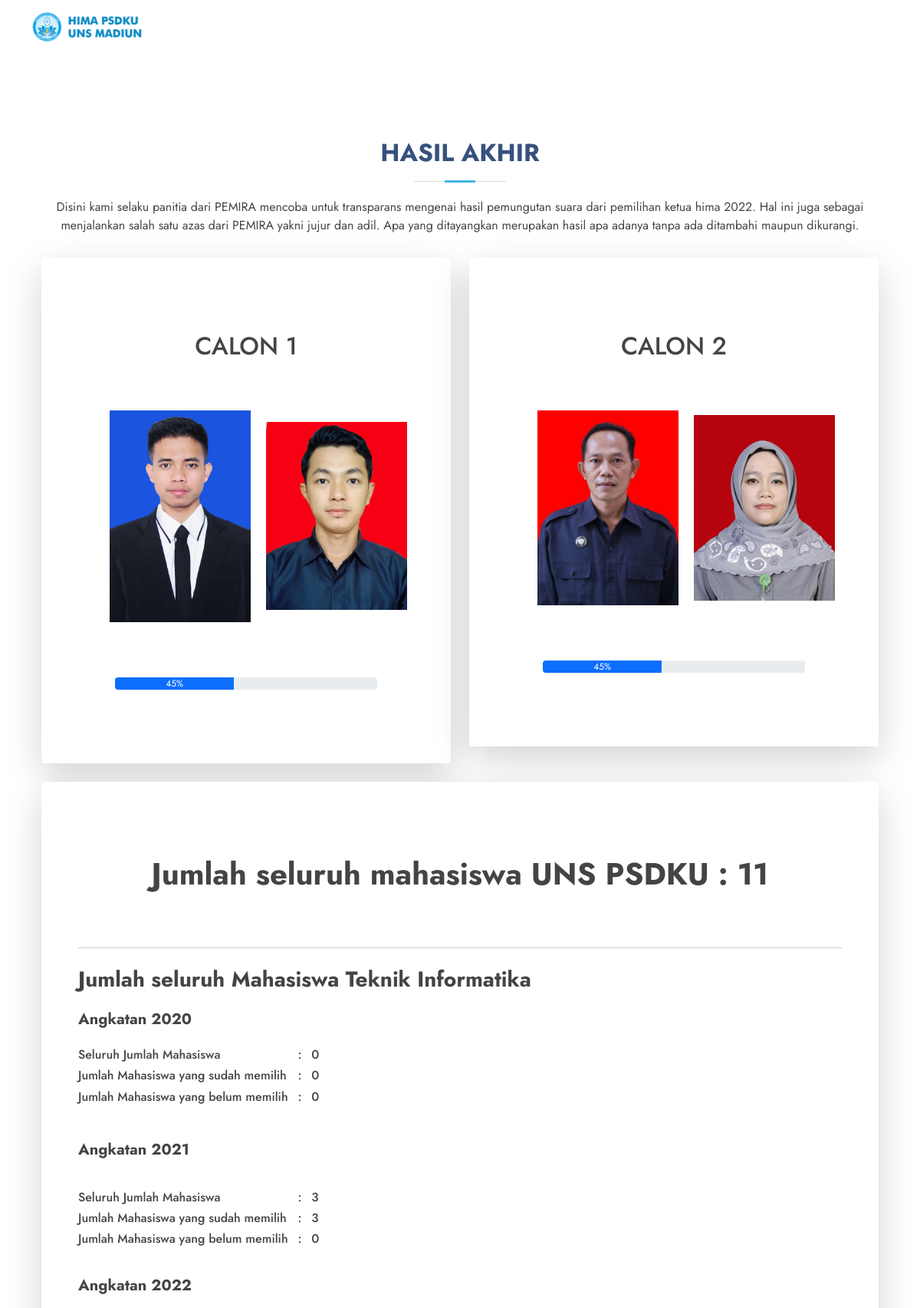
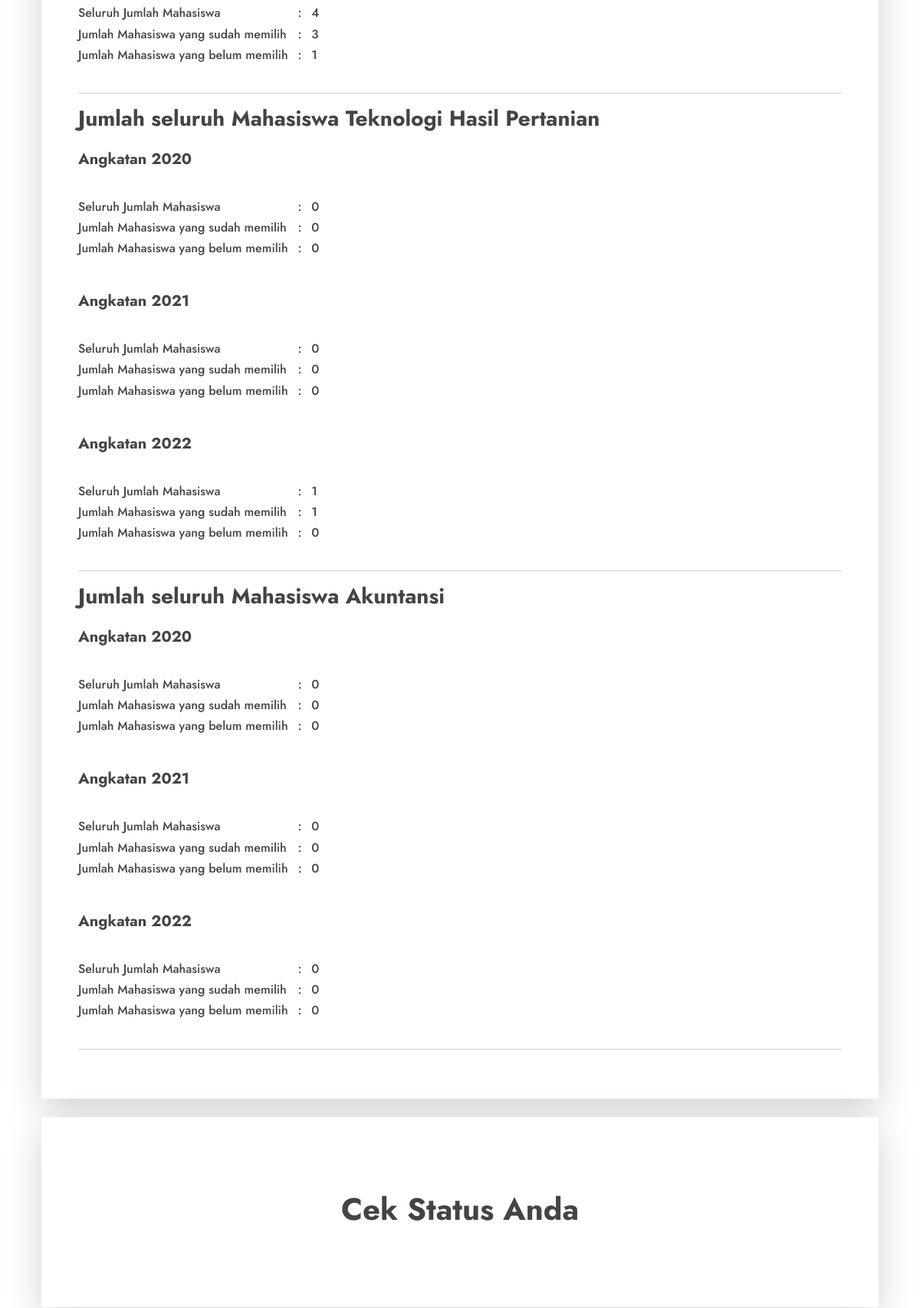
The app's page /index.php?p=hasil_akhir (upper part) with its own data (2 pictures, top to bottom).
### tables this page shows
CREATE TABLE `tb_kandidat` (
  `id_kandidat` int(11) NOT NULL,
  `kode_kandidat` int(50) NOT NULL,
  `nama_ketua` varchar(100) NOT NULL,
  `nama_wakil` text NOT NULL,
  `visi` text NOT NULL,
  `id_misi` int(11) NOT NULL,
  `foto_ketua` longblob NOT NULL,
  `foto_wakil` longblob NOT NULL
);

### hasil_akhir/hasil_akhir.php (the view, shortened to what the rows shown need)
 <section class="layanan">
      	<div class="container" data-aos="fade-up">
          <div class="section-title">
            <h2>Hasil Akhir</h2>
          </div>
<div class="container-fluid">
	<div class="row justify-content-center">
	<?php
		$sql_seluruh_mahasiswa = mysqli_query($koneksi,"SELECT * FROM tb_pencoblos");
		$data_seluruh_mahasiswa = mysqli_num_rows($sql_seluruh_mahasiswa);
        $no=1;
		$query = mysqli_query($koneksi,"SELECT * FROM tb_kandidat JOIN tb_misi ON tb_kandidat.id_misi = tb_misi.id_misi");
		while ($row=mysqli_fetch_assoc($query)) {
        if($row['foto_wakil'] == "default.png"){
	?>
		<div class="col-lg-6">
			<div class="card o-hidden border-0 shadow-lg">
  			  	<div class="card-body p-0">
      				<div class="row">
      					<div class="col-lg-12">
      				    	<div class="p-5">
						  		<div class="text-center">
								  	<h2 class="p-5">CALON <?php echo $no++ ?></h2>
              						<ul>
                  						<img class="p-2" width="200px" src="assets/img/kandidat/<?php echo $row['foto_ketua']; ?>">
              						</ul>
            						<?php
            						  $id_kandidat = $row['id_kandidat'];
            						  $sql = mysqli_query($koneksi,"SELECT * FROM tb_pencoblos");
            						  $sql_memilih = mysqli_query($koneksi,"SELECT * FROM tb_data_terkumpul WHERE id_kandidat = '$id_kandidat'");
            						  $banyak_pencoblos = mysqli_num_rows($sql_memilih);
            						  $total_data_pencoblos = mysqli_num_rows($sql);
            						  $persentase = $banyak_pencoblos / $total_data_pencoblos * 100;
            						?>
									<div class="p-5">
										<div class="progress">
              						  		<div class="progress-bar" role="progressbar" style="width: <?php echo $persentase; ?>%;" aria-valuenow="25" aria-valuemin="0" aria-valuemax="100"><?php echo round($persentase); ?>%</div>
              							</div>
									</div>
               			  		</div>
      				    	</div>
         				</div>
        			</div>
            	</div>
            </div>
		</div>
        <?php
            }else{
				?>
		<div class="col-lg-6">
			<div class="card o-hidden border-0 shadow-lg">
  			  	<div class="card-body p-0">
      				<div class="row">
      					<div class="col-lg-12">
      				    	<div class="p-5">
						  		<div class="text-center">
								  	<h2 class="p-5">CALON <?php echo $no++ ?></h2>
              						<ul>
                  						<img class="p-2" width="200px" src="assets/img/kandidat/<?php echo $row['foto_ketua']; ?>">
										<img class="p-2" width="200px" src="assets/img/kandidat/<?php echo $row['foto_wakil']; ?>">
              						</ul>
            						<?php
            						  $id_kandidat = $row['id_kandidat'];
            						  $sql = mysqli_query($koneksi,"SELECT * FROM tb_pencoblos");
            						  $sql_memilih = mysqli_query($koneksi,"SELECT * FROM tb_data_terkumpul WHERE id_kandidat = '$id_kandidat'");
            						  $banyak_pencoblos = mysqli_num_rows($sql_memilih);
            						  $total_data_pencoblos = mysqli_num_rows($sql);
            						  $persentase = $banyak_pencoblos / $total_data_pencoblos * 100;
            						?>
									<div class="p-5">
										<div class="progress">
              						  		<div class="progress-bar" role="progressbar" style="width: <?php echo $persentase; ?>%;" aria-valuenow="25" aria-valuemin="0" aria-valuemax="100"><?php echo round($persentase); ?>%</div>
              							</div>
									</div>
               			  		</div>
      				    	</div>
         			  	</div>
        			</div>
            	</div>
        	</div>
		</div>
	<?php 	}
	?>
	<?php }
	?>
</div>
</div>
<div class="container-fluid my-4">
	<div class="row justify-content">
		<div class="col-lg-12">
			<div class="card o-hidden border-0 shadow-lg">
  			  <div class="card-body p-0">
      			<div class="row">
      				<div class="col-lg-12">
      				    <div class="p-5">
						  	<div class="text-center p-5">
                          		<h1 class="fw-bold">
						  			Jumlah seluruh mahasiswa UNS PSDKU : <?php echo $data_seluruh_mahasiswa;?>
                          		</h1>
               			  	</div>
      				    </div>
         			  </div>
        			</div>
            	 </div>
            </div>
		</div>
	</div>
</div>
<div class="container-fluid my-4">
	<div class="row justify-content">
		<div class="col-lg-12">
			<div class="card o-hidden border-0 shadow-lg">
  			  <div class="card-body p-0">
      			<div class="row">
      				<div class="col-lg-12">
      				    <div class="p-5">
						  	<div class="text-center p-5">
                          		<h1 class="fw-bold">
						  			Cek Status Anda
                          		</h1>
         			  </div>
        			</div>
            	 </div>
            </div>
		</div>
	</div>
</div>
</section>

### records on screen
tb_kandidat: foto_ketua (picture), foto_wakil (picture), $persentase 45.454545454545 (drawn), persentase "45"
tb_kandidat: foto_ketua (picture), foto_wakil (picture), $persentase 45.454545454545 (drawn), persentase "45"

### other values on screen
$data_seluruh_mahasiswa "11"
$data_seluruh_mahasiswaTI2020 "0"
$data_seluruh_mahasiswaTI2020sudah "0"
$data_seluruh_mahasiswaTI2020belum "0"
$data_seluruh_mahasiswaTI2021 "3"
$data_seluruh_mahasiswaTI2021sudah "3"
$data_seluruh_mahasiswaTI2021belum "0"
$data_seluruh_mahasiswaTI2022 "4"
$data_seluruh_mahasiswaTI2022sudah "3"
$data_seluruh_mahasiswaTI2022belum "1"
$data_seluruh_mahasiswaTHP2020 "0"
$data_seluruh_mahasiswaTHP2020sudah "0"
$data_seluruh_mahasiswaTHP2020belum "0"
$data_seluruh_mahasiswaTHP2021 "0"
$data_seluruh_mahasiswaTHP2021sudah "0"
